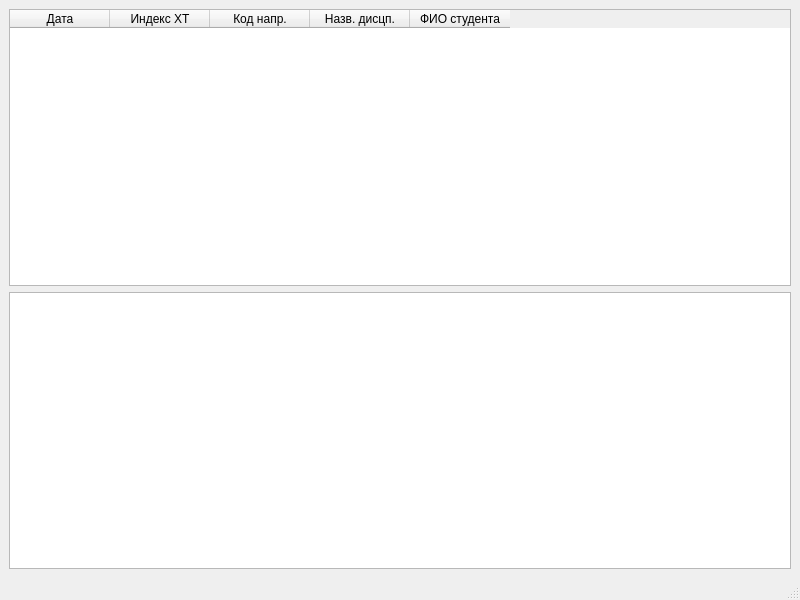
<?xml version="1.0" encoding="UTF-8"?>
<ui version="4.0">
 <class>debugwindow</class>
 <widget class="QMainWindow" name="debugwindow">
  <property name="geometry">
   <rect>
    <x>0</x>
    <y>0</y>
    <width>800</width>
    <height>600</height>
   </rect>
  </property>
  <property name="windowTitle">
   <string>MainWindow</string>
  </property>
  <widget class="QWidget" name="centralwidget">
   <layout class="QGridLayout" name="gridLayout">
    <item row="0" column="0">
     <widget class="QTableWidget" name="BaseTable">
      <property name="editTriggers">
       <set>QAbstractItemView::EditTrigger::NoEditTriggers</set>
      </property>
      <property name="dragDropOverwriteMode">
       <bool>true</bool>
      </property>
      <property name="dragDropMode">
       <enum>QAbstractItemView::DragDropMode::NoDragDrop</enum>
      </property>
      <attribute name="horizontalHeaderCascadingSectionResizes">
       <bool>true</bool>
      </attribute>
      <attribute name="horizontalHeaderHighlightSections">
       <bool>true</bool>
      </attribute>
      <column>
       <property name="text">
        <string>Дата</string>
       </property>
       <property name="background">
        <color>
         <red>240</red>
         <green>253</green>
         <blue>0</blue>
        </color>
       </property>
      </column>
      <column>
       <property name="text">
        <string>Индекс ХТ</string>
       </property>
      </column>
      <column>
       <property name="text">
        <string>Код напр.</string>
       </property>
       <property name="textAlignment">
        <set>AlignHCenter|AlignTop</set>
       </property>
       <property name="background">
        <color>
         <red>250</red>
         <green>0</green>
         <blue>0</blue>
        </color>
       </property>
      </column>
      <column>
       <property name="text">
        <string>Назв. дисцп.</string>
       </property>
       <property name="background">
        <color>
         <red>59</red>
         <green>0</green>
         <blue>255</blue>
        </color>
       </property>
      </column>
      <column>
       <property name="text">
        <string>ФИО студента</string>
       </property>
       <property name="background">
        <color>
         <red>38</red>
         <green>255</green>
         <blue>0</blue>
        </color>
       </property>
      </column>
     </widget>
    </item>
    <item row="1" column="0">
     <widget class="QTextEdit" name="textEdit"/>
    </item>
   </layout>
  </widget>
  <widget class="QMenuBar" name="menubar">
   <property name="geometry">
    <rect>
     <x>0</x>
     <y>0</y>
     <width>800</width>
     <height>25</height>
    </rect>
   </property>
  </widget>
  <widget class="QStatusBar" name="statusbar"/>
 </widget>
 <resources/>
 <connections/>
</ui>
